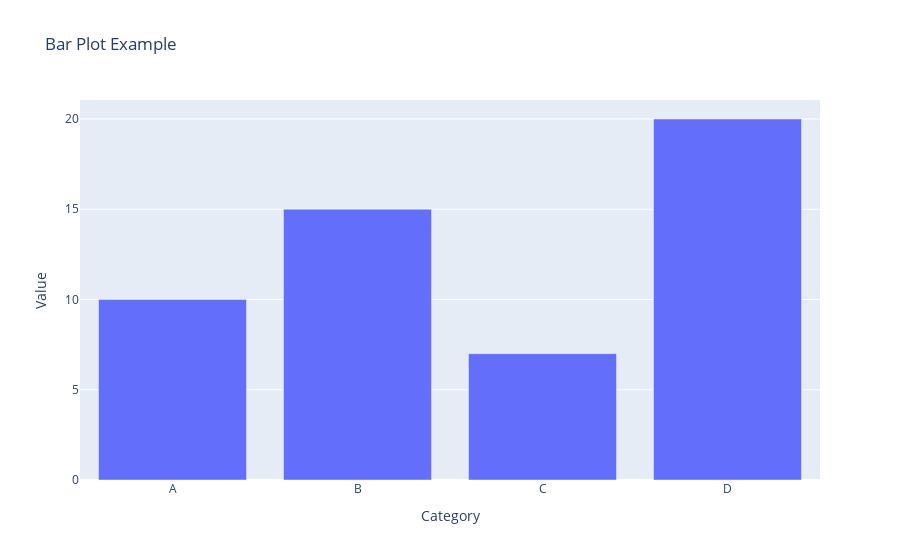

Write notebook code for a chart like this one.
### Markdown cell above
### 5. Generate a bar plot using Plotly.

### Code cell
import pandas as pd
import plotly.express as px

# Sample data
data = {'Category': ['A', 'B', 'C', 'D'], 'Value': [10, 15, 7, 20]}

# Create a DataFrame
df = pd.DataFrame(data)

# Generate a bar plot
fig = px.bar(df, x='Category', y='Value', title='Bar Plot Example')

# Display the plot
fig.show()

### Figure 1 — Plotly figure (JSON) as saved in the notebook; plotly's stock layout.template omitted (floating-point values rounded to 4 significant figures)
{"data": [{"hovertemplate": "Category=%{x}<br>Value=%{y}<extra></extra>", "legendgroup": "", "marker": {"color": "#636efa", "pattern": {"shape": ""}}, "name": "", "orientation": "v", "showlegend": false, "textposition": "auto", "type": "bar", "x": ["A", "B", "C", "D"], "xaxis": "x", "y": [10, 15, 7, 20], "yaxis": "y"}], "layout": {"barmode": "relative", "legend": {"tracegroupgap": 0}, "title": {"text": "Bar Plot Example"}, "xaxis": {"anchor": "y", "domain": [0, 1], "title": {"text": "Category"}}, "yaxis": {"anchor": "x", "domain": [0, 1], "title": {"text": "Value"}}}}
